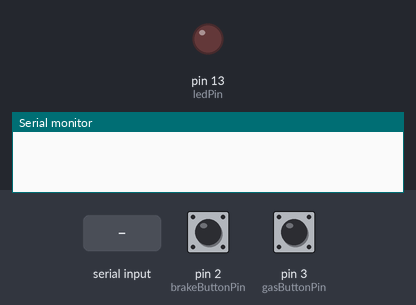
The sketch below on a simulated Arduino Nano, built with avr-gcc and run on an emulated ATmega328P. Shown: output pins drawn as LEDs (lit = HIGH), the last lines printed to the serial monitor. The inputs (shaded band) are chosen by the test bench; at power-on: pin 2 (brakeButtonPin) HIGH, pin 3 (gasButtonPin) HIGH.

Above: at 1.2 s.
1.3 s: "S" received over Serial
At 1.9 s:
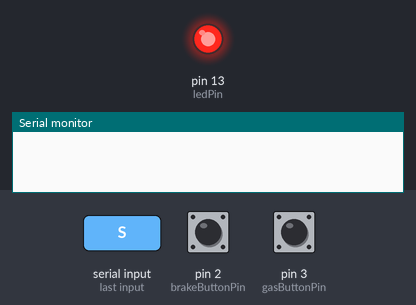
2.8 s: pin 2 (brakeButtonPin) pulled LOW for 0.15 s
At 4.2 s:
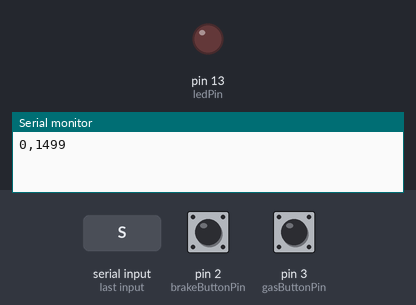
Timing chart, 0 to 5.8 s (numbered marks = the images above; inputs shaded):
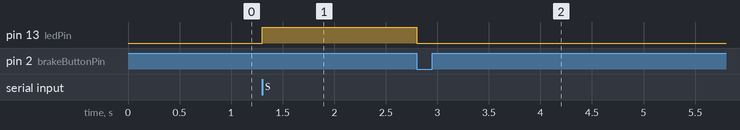

Measured:
- after the input at 1.3 s, pin 13 (ledPin): LOW → HIGH at once
- after the input at 2.8 s, pin 13 (ledPin): HIGH → LOW at once

The sketch:

Zheflex.ino
```cpp
const int brakeButtonPin = 2;    // бутон спирачка (активен LOW)
const int gasButtonPin   = 3;    // бутон газ (активен HIGH)
const int ledPin         = 13;   // LED индикация

bool testStarted    = false;
bool gasReleased    = false;
unsigned long ledOnTime      = 0;
unsigned long gasReleaseTime = 0;
unsigned long brakePressTime = 0;

void setup() {
  pinMode(gasButtonPin, INPUT_PULLUP);
  pinMode(brakeButtonPin, INPUT_PULLUP);
  pinMode(ledPin, OUTPUT);
  Serial.begin(9600);
}

void loop() {
  // 1) Прочитаме командата от Python GUI, ако има такава
  if (Serial.available()) {
    char cmd = Serial.read();
    if (cmd == 'S') {
      // Start Test: включваме LED и инициализираме теста
      digitalWrite(ledPin, HIGH);
      ledOnTime    = millis();
      testStarted  = true;
      gasReleased  = false;
    }
    else if (cmd == 'T') {
      // Stop Test (при нужда): изгасваме LED
      digitalWrite(ledPin, LOW);
      testStarted  = false;
      gasReleased  = false;
    }
  }

  // 2) Ако тестът е стартиран, следим газта
  if (testStarted && !gasReleased) {
    // бутонът за газ е wired към PULLUP, затова HIGH = натиснат
    if (digitalRead(gasButtonPin) == HIGH) {
      gasReleaseTime = millis();
      gasReleased    = true;
    }
  }

  // 3) Ако газът е освободен, следим спирачката
  if (testStarted && gasReleased) {
    if (digitalRead(brakeButtonPin) == LOW) {
      brakePressTime = millis();

      unsigned long reactionTime = gasReleaseTime - ledOnTime;
      unsigned long moveTime     = brakePressTime - gasReleaseTime;

      // Изпращаме двата времена във формат CSV (точно това, което Python чака)
      Serial.print(reactionTime);
      Serial.print(",");
      Serial.println(moveTime);

      // рестарт на състоянията и изгасване на LED
      digitalWrite(ledPin, LOW);
      testStarted = false;
      gasReleased = false;

      delay(1000);  // пауза преди следващ тест
    }
  }
}
```
